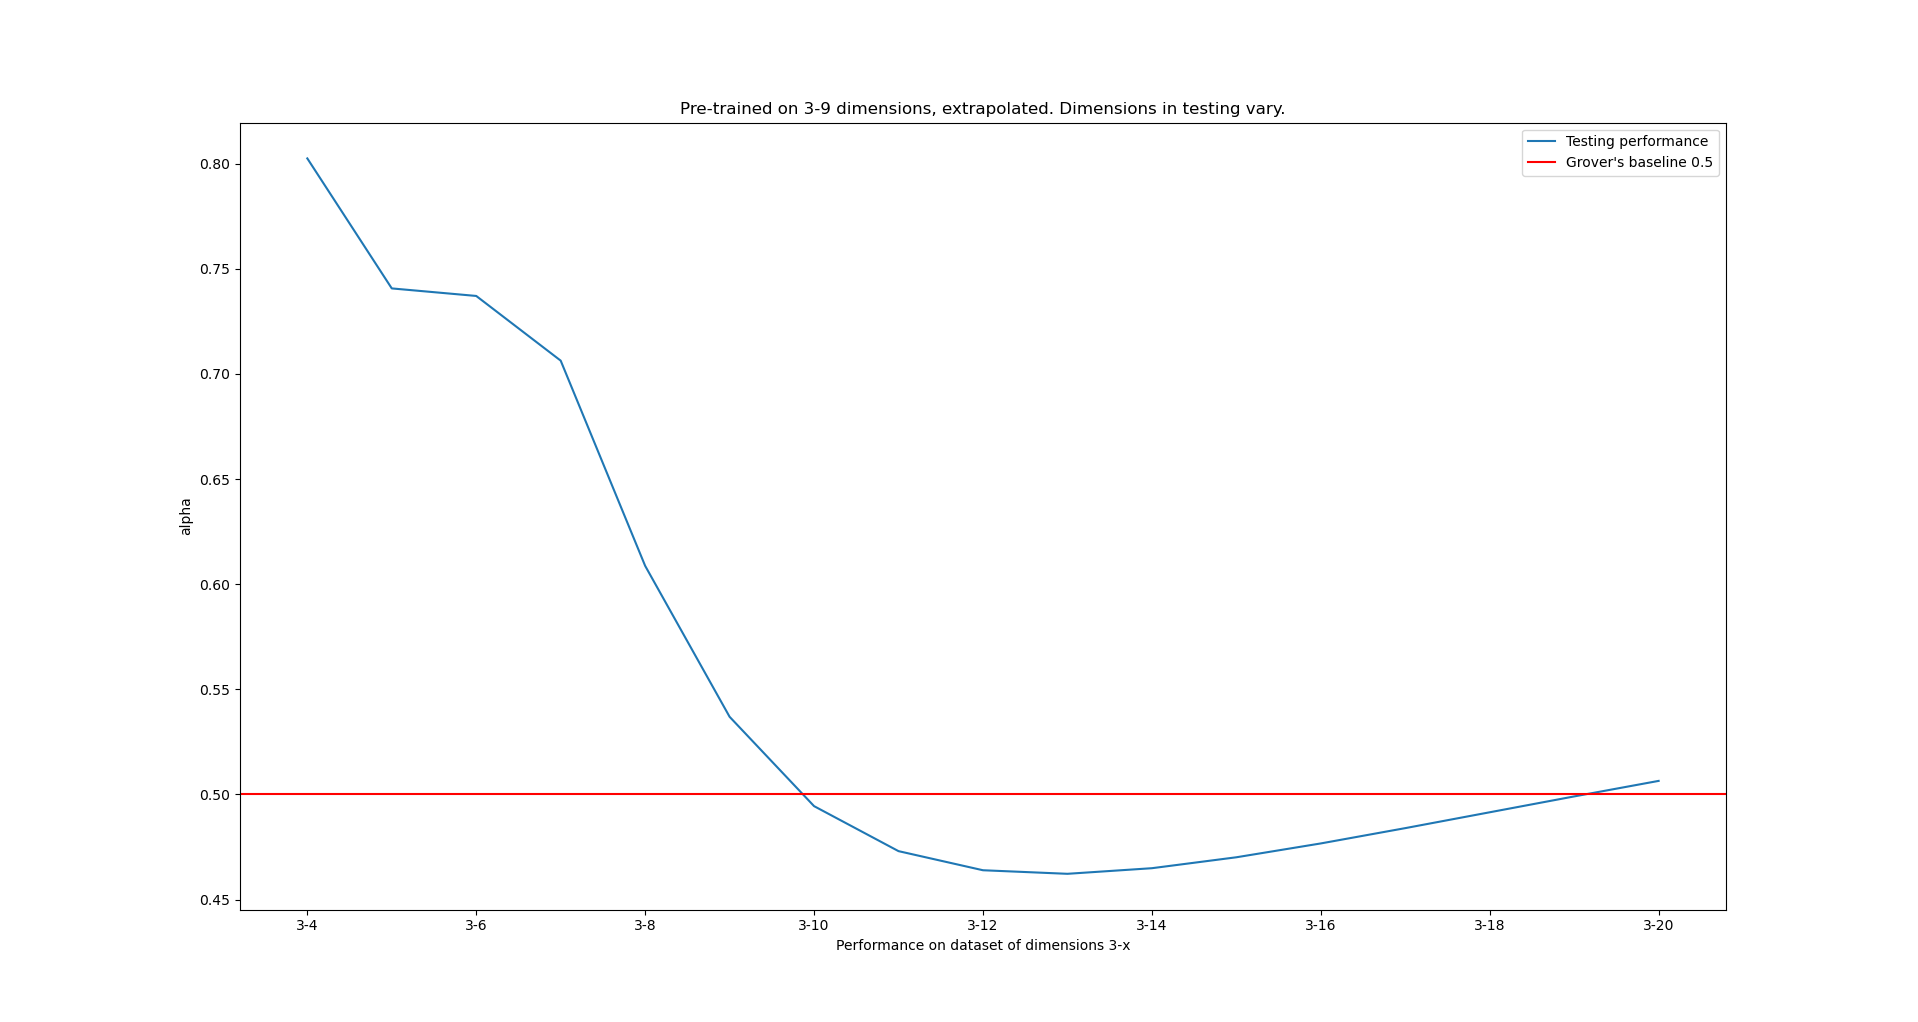

This figure's Python source:
import matplotlib.pyplot as plt

#100
#xs=[4,5,6,7,8,9]
#ys_train=[0.545961,0.59289,0.652176,0.625425,0.637182,0.56036]
#ys_test=[0.583482,0.874434,0.734779,0.698994,0.653162,0.54719]

ys_test=[0.802477,0.740654,0.737071,0.706307,0.608728,0.536939,0.494456,0.473054,0.463968,0.462274,0.46494,0.470135,0.476718,0.483995,0.491535,0.499076,0.50646]
xs=[4,5,6,7,8,9,10,11,12,13,14,15,16,17,18,19,20]

fig, ax = plt.subplots()
ax.plot(xs, ys_test, label="Testing performance")
ax.axhline(y=0.5, linestyle='-', color='r', label="Grover's baseline 0.5")
#plt.xlabel("dimensions from 3 to value on x axis")
ax.legend()

# We need to draw the canvas, otherwise the labels won't be positioned and 
# won't have values yet.
fig.canvas.draw()

labels = [item.get_text() for item in ax.get_xticklabels()]
labels = list(map(lambda x: "3-"+x, labels))

ax.set_xticklabels(labels)
plt.title("Pre-trained on 3-9 dimensions, extrapolated. Dimensions in testing vary.")
plt.xlabel("Performance on dataset of dimensions 3-x")
plt.ylabel("alpha")
plt.legend()
plt.show()
